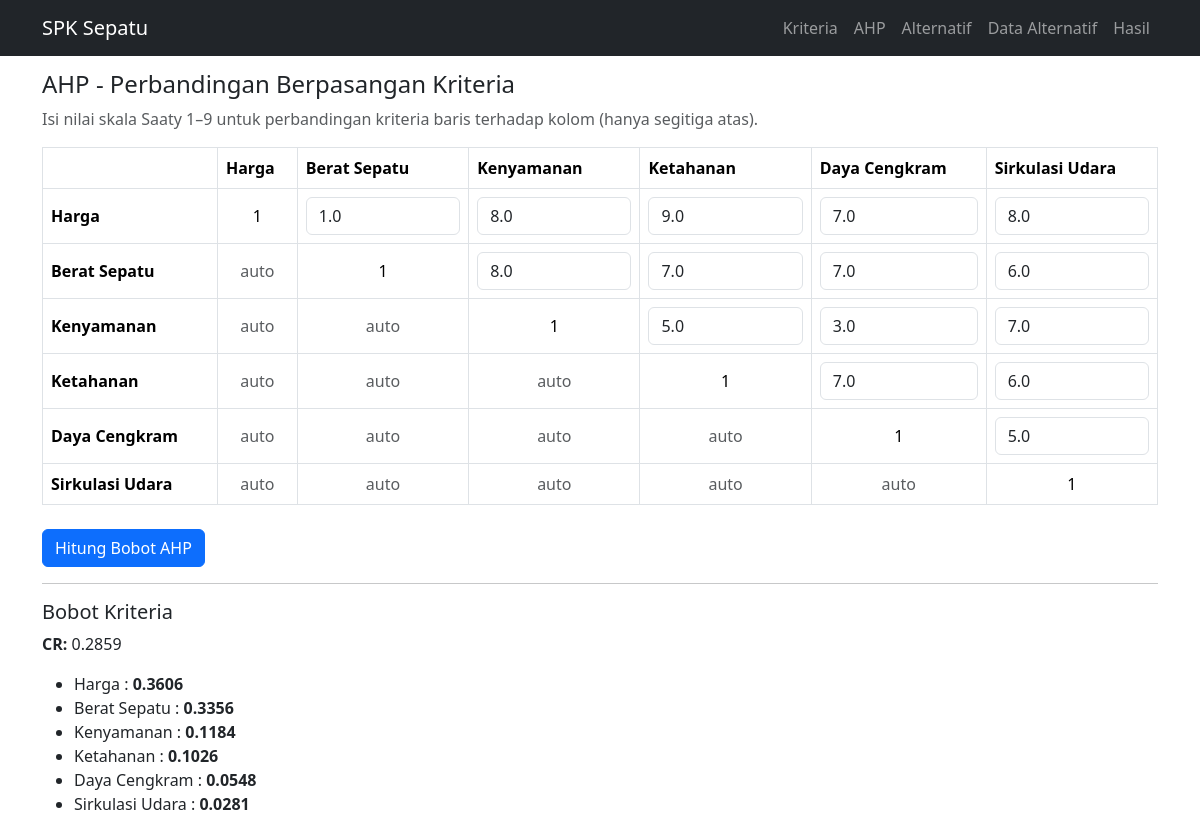
Screenshot of /ahp with the database file from the repository.
### app/models.py (models this page shows)
class Criterion(db.Model):
    __tablename__ = "criteria"
    id = db.Column(db.Integer, primary_key=True)
    name = db.Column(db.String(120), nullable=False, unique=True)
    ctype = db.Column(db.String(10), nullable=False)  # benefit | cost
    unit = db.Column(db.String(50), nullable=True)
    source_title = db.Column(db.String(200), nullable=False)
    source_url = db.Column(db.String(500), nullable=False)
    created_at = db.Column(db.DateTime, default=datetime.utcnow)

class Pairwise(db.Model):
    __tablename__ = "pairwise"
    id = db.Column(db.Integer, primary_key=True)
    criterion_i_id = db.Column(db.Integer, db.ForeignKey("criteria.id", ondelete="CASCADE"), nullable=False)
    criterion_j_id = db.Column(db.Integer, db.ForeignKey("criteria.id", ondelete="CASCADE"), nullable=False)
    value = db.Column(db.Float, nullable=False)  # i vs j
    criterion_i = db.relationship("Criterion", foreign_keys=[criterion_i_id])
    criterion_j = db.relationship("Criterion", foreign_keys=[criterion_j_id])
    __table_args__ = (db.UniqueConstraint("criterion_i_id", "criterion_j_id", name="uq_pairwise"),)

class AhpResult(db.Model):
    __tablename__ = "ahp_result"
    id = db.Column(db.Integer, primary_key=True)
    weights_json = db.Column(db.Text, nullable=False)  # {criterion_id: weight}
    cr = db.Column(db.Float, nullable=False)
    created_at = db.Column(db.DateTime, default=datetime.utcnow)

### app/routes.py (the view, shortened to what this page needs)
@bp.route("/ahp", methods=["GET","POST"])
def ahp():
    criteria = Criterion.query.order_by(Criterion.id).all()
    n = len(criteria)
    if n < 2:
        flash("Tambahkan minimal 2 kriteria untuk AHP.", "warning")
        return redirect(url_for("main.criteria"))
    current = {}
    for p in Pairwise.query.all():
        current[(p.criterion_i_id, p.criterion_j_id)] = p.value
    last = AhpResult.query.order_by(AhpResult.created_at.desc()).first()
    last_weights = json.loads(last.weights_json) if last else None
    return render_template("ahp.html", criteria=criteria, current=current, last=last, last_weights=last_weights)

### app/templates/ahp.html (shortened to what this page needs)
{% extends 'base.html' %}
{% block content %}
<h4>AHP - Perbandingan Berpasangan Kriteria</h4>
<p class="text-muted">
    Isi nilai skala Saaty 1–9 untuk perbandingan kriteria baris terhadap kolom (hanya segitiga atas).
</p>
{% if criteria|length < 2 %}
<div class="alert alert-warning">Tambahkan minimal 2 kriteria.</div>
{% else %}
<form method="post">
    <div class="table-responsive">
        <table class="table table-bordered align-middle">
            <thead>
                <tr>
                    <th></th>
                    {% for c in criteria %}
                    <th>{{ c.name }}</th>
                    {% endfor %}
                </tr>
            </thead>
            <tbody>
                {% for ci in criteria %}
                <tr>
                    <th>{{ ci.name }}</th>
                    {% for cj in criteria %}
                        {% if ci.id == cj.id %}
                            <td class="text-center">1</td>
                        {% elif ci.id < cj.id %}
                            {% set key = (ci.id, cj.id) %}
                            <td>
                                <input
                                    type="number"
                                    step="0.01"
                                    min="0.11"
                                    max="9"
                                    class="form-control"
                                    name="p_{{ ci.id }}_{{ cj.id }}"
                                    value="{{ current.get(key, '') }}"
                                    required
                                >
                            </td>
                        {% else %}
                            <td class="text-center text-muted">auto</td>
                        {% endif %}
                    {% endfor %}
                </tr>
                {% endfor %}
            </tbody>
        </table>
    </div>
    <button type="submit" class="btn btn-primary mt-2">
        Hitung Bobot AHP
    </button>
</form>
{% if last %}
<hr>
<h5>Bobot Kriteria</h5>
<p><b>CR:</b> {{ "%.4f"|format(last.cr) }}</p>
<ul>
    {% for c in criteria %}
    <li>
        {{ c.name }} :
        <b>{{ "%.4f"|format(last_weights.get(c.id|string, 0)) }}</b>
    </li>
    {% endfor %}
</ul>
{% endif %}
{% endif %}
{% endblock %}

### app/templates/base.html (shortened to what this page needs)
<!doctype html>
<html lang="id">
<head>
  <link href="https://cdn.jsdelivr.net/npm/bootstrap@5.3.3/dist/css/bootstrap.min.css" rel="stylesheet">
</head>
<body>
<nav class="navbar navbar-expand-lg navbar-dark bg-dark fixed-top">
  <div class="container">
    <a class="navbar-brand" href="{{ url_for('main.index') }}">SPK Sepatu</a>
    <div class="collapse navbar-collapse" id="nav">
      <ul class="navbar-nav ms-auto">
        <li class="nav-item"><a class="nav-link" href="{{ url_for('main.criteria') }}">Kriteria</a></li>
        <li class="nav-item"><a class="nav-link" href="{{ url_for('main.ahp') }}">AHP</a></li>
        <li class="nav-item"><a class="nav-link" href="{{ url_for('main.alternatives') }}">Alternatif</a></li>
        <li class="nav-item"><a class="nav-link" href="{{ url_for('main.data') }}">Data Alternatif</a></li>
        <li class="nav-item"><a class="nav-link" href="{{ url_for('main.results') }}">Hasil</a></li>
      </ul>
    </div>
  </div>
</nav>
<main class="container">
  {% block content %}{% endblock %}
</main>
</body>
</html>

### app/templates/base.html (style rules this page uses)
body { padding-top: 70px; }
.table input { min-width: 120px; }

### rows the page displays
Criterion: name "Harga", shows "1", id "1.0", id "8.0", id "9.0", id "7.0", id "0.3606"
Criterion: name "Berat Sepatu", shows "1", id "8.0", id "7.0", id "6.0", id "0.3356"
Criterion: name "Kenyamanan", shows "1", id "5.0", id "3.0", id "7.0", id "0.1184"
Criterion: name "Ketahanan", shows "1", id "7.0", id "6.0", id "0.1026"
Criterion: name "Daya Cengkram", shows "1", id "5.0", id "0.0548"
Criterion: name "Sirkulasi Udara", shows "1", id "0.0281"
AhpResult: cr "0.2859"
